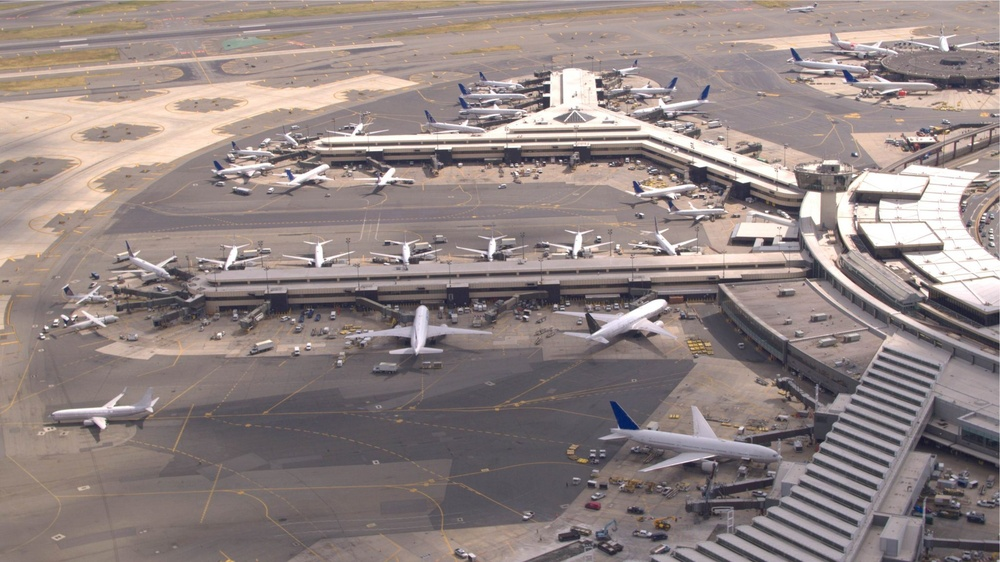
#> input picture ComputerVisionBasic/img/AirportImg.jpg, 1000 x 562 px, shrunk from 2048 x 1152 before the run, found by its file name
$ python PyApp6.py
#> lines starting #> are read from the running program, lines starting #| are printed output that depends on the picture; after the words box and inside, x2 and y2 are one past the last pixel; in counts of white or black regions, pixels touching at a corner belong together
import cv2 as cv
import numpy as np

def stretch(gray):
    min = gray.min()
    max = gray.max()
    change = 255 / (max - min)
    out = (gray - min) * change
    return out

def createIdealP(shape, D0):
    H = np.zeros(shape, dtype=np.float32)
    M,N = shape
    D0 = D0 * D0
    for u in range(M):
        for v in range(N):
            D = (u-M/2) **2 + (v-N/2)**2
            if D <= D0:
                H[u,v] = 1
    return H
def createIdealP_Circle(shape, D0):
    H = np.zeros(shape, dtype=np.uint8)
    M,N = shape
    cx = N//2
    cy = M//2
    cv.circle(H, (cx, cy), D0, 1, -1)
    return H

img = cv.imread(r'D:\ThuMucCuaTui\Programmer\PythonApp\img\AirportImg.jpg', 0)
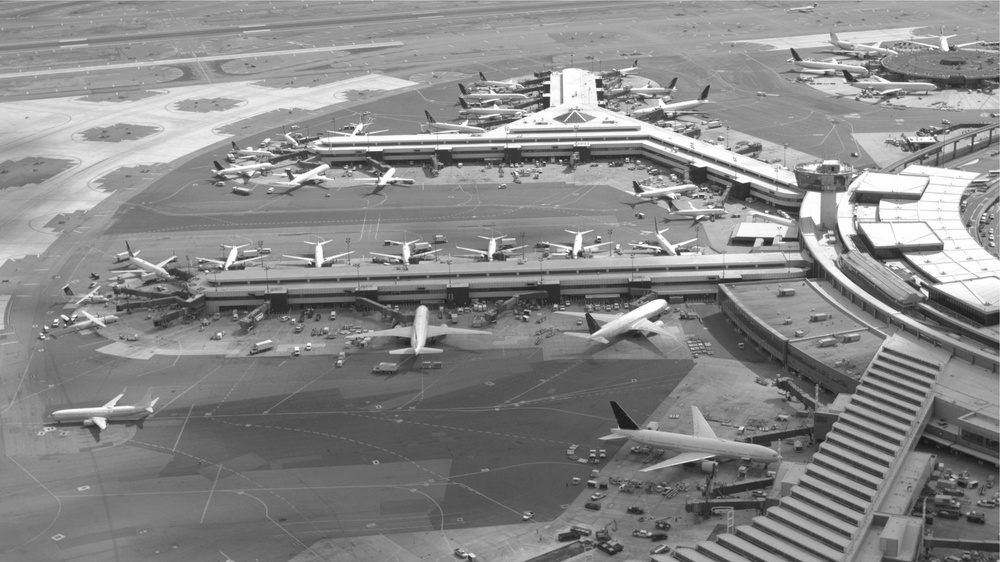
#> img: shape (562, 1000); min 21, max 255, mean 136.3
Fuv = np.fft.fft2(img)
Fuv = np.fft.fftshift(Fuv)
spaceF =np.log1p(np.abs(Fuv))
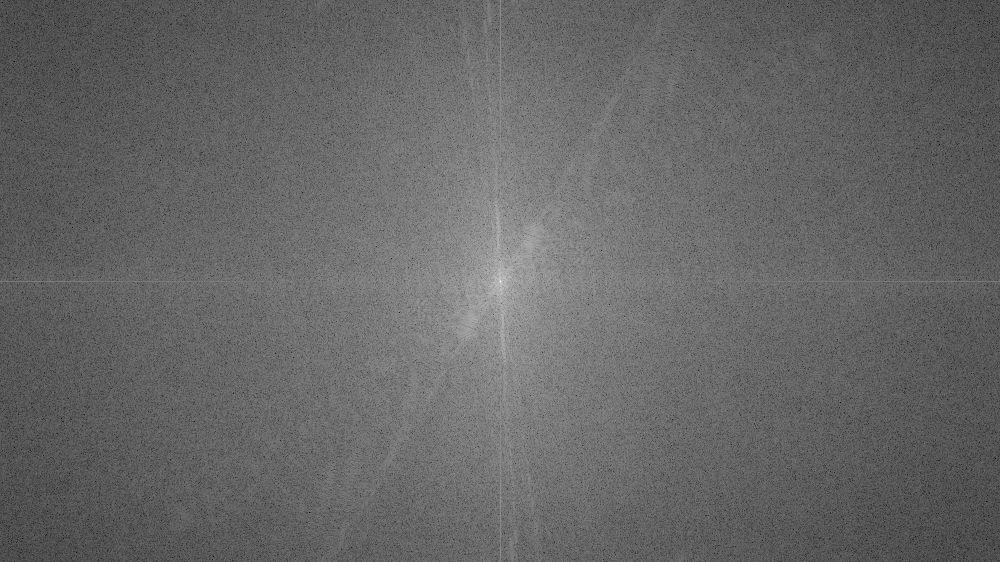
#> spaceF: shape (562, 1000) float64; min 1.65, max 18.15, mean 8.3; drawn with min black and max white
spaceF = np.clip(spaceF*5,0,255).astype(np.uint8)
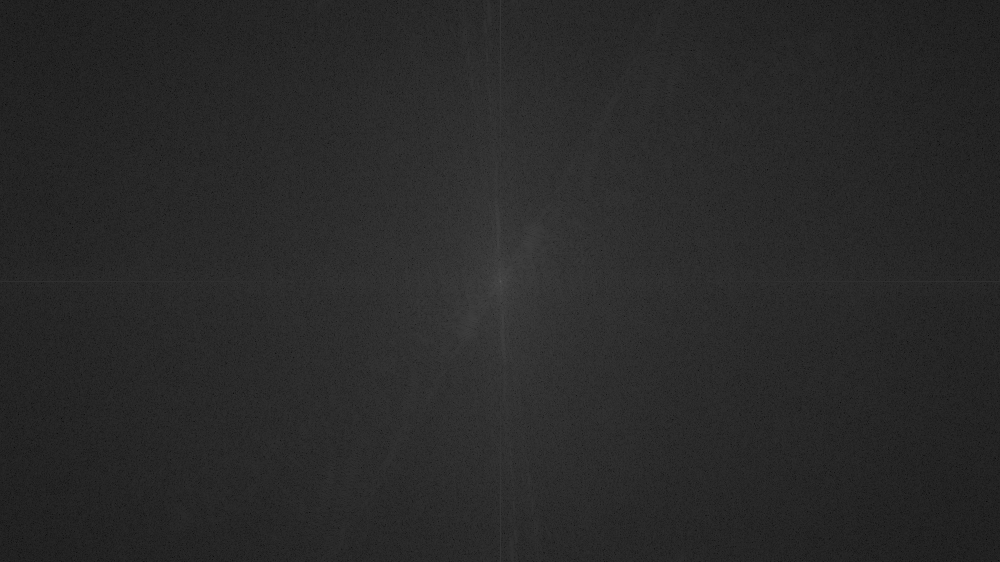
#> spaceF: shape (562, 1000); min 8, max 90, mean 41


cv.imshow('Original Image', img)
# cv.imshow('SpaceF', spaceF)
# cv.imshow('Stretch', stretch(spaceF))
D0 = 20
H = 1 - createIdealP_Circle(Fuv.shape, D0)
#> in createIdealP_Circle, `cv.circle(H, (cx, cy), D0, 1, -1)`:
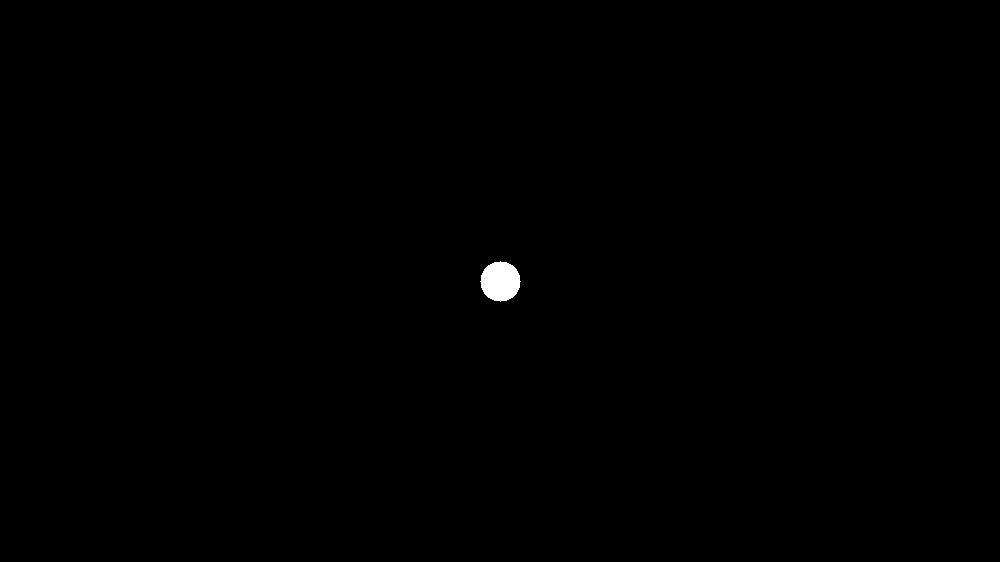
#> H: shape (562, 1000); values 0 (black) and 1 (white), 0.22% white; 1 white region, box (x1, y1, x2, y2) and area: (480, 261, 521, 302) 1257
Guv = Fuv * H
spaceG = np.log1p(np.abs(Guv))
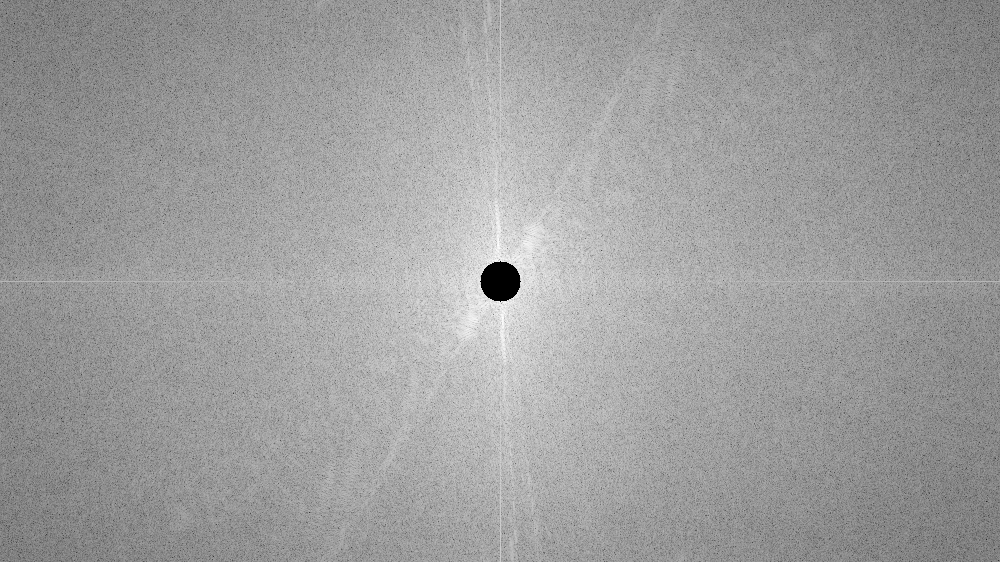
#> spaceG: shape (562, 1000) float64; min 0, max 13.33, mean 8.27; drawn with min black and max white
spaceG = np.clip(spaceG, 0, 255).astype(np.uint8)
# cv.imshow('Stretch', stretch(spaceF))

Guv = np.fft.ifftshift(Guv)
gxy = np.fft.ifft2(Guv)
gxy = np.clip(np.abs(gxy),0, 255).astype(np.uint8)
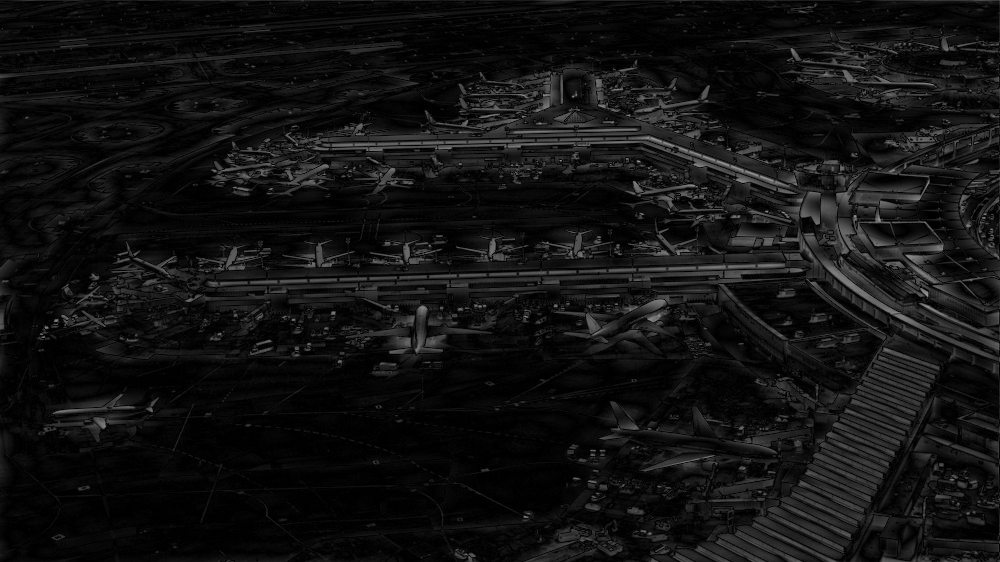
#> gxy: shape (562, 1000); min 0, max 156, mean 17.7
cv.imshow('Filtered Image', gxy)
cv.waitKey()
cv.destroyAllWindows()

$ run again, with ComputerVisionBasic/img/filemoi.jpg copied over ComputerVisionBasic/img/AirportImg.jpg
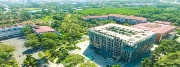
#> input picture ComputerVisionBasic/img/filemoi.jpg, 180 x 67 px, found by its file name
#> in createIdealP_Circle, `cv.circle(H, (cx, cy), D0, 1, -1)`:
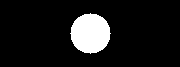
#> H: shape (67, 180); values 0 (black) and 1 (white), 10.4% white; 1 white region, box (x1, y1, x2, y2) and area: (70, 13, 111, 54) 1257
#> `gxy = np.clip(np.abs(gxy),0, 255).astype(np.uint8)`:
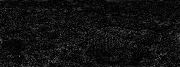
#> gxy: shape (67, 180); min 0, max 111, mean 16.8

$ run again, with ComputerVisionBasic/img/Beautiful.png saved as ComputerVisionBasic/img/AirportImg.jpg
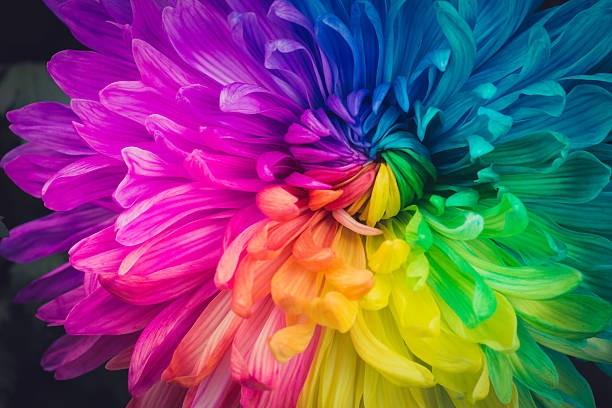
#> input picture ComputerVisionBasic/img/Beautiful.png, 612 x 408 px, found by its file name
#> H: shape (408, 612); values 0 (black) and 1 (white), 0.5% white; 1 white region, box (x1, y1, x2, y2) and area: (286, 184, 327, 225) 1257
#> `spaceG = np.log1p(np.abs(Guv))`:
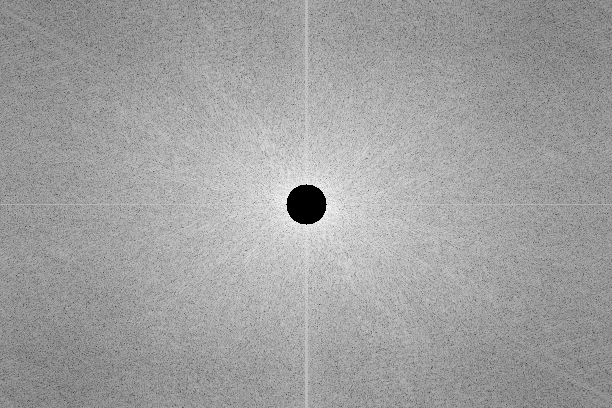
#> spaceG: shape (408, 612) float64; min 0, max 12.3, mean 7.74; drawn with min black and max white
#> `gxy = np.clip(np.abs(gxy),0, 255).astype(np.uint8)`:
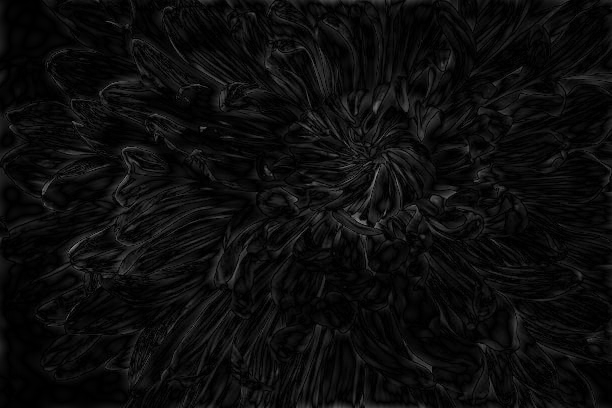
#> gxy: shape (408, 612); min 0, max 140, mean 12.2

$ run again, with ComputerVisionBasic/img/Birthday-Flowers-Colors.png saved as ComputerVisionBasic/img/AirportImg.jpg
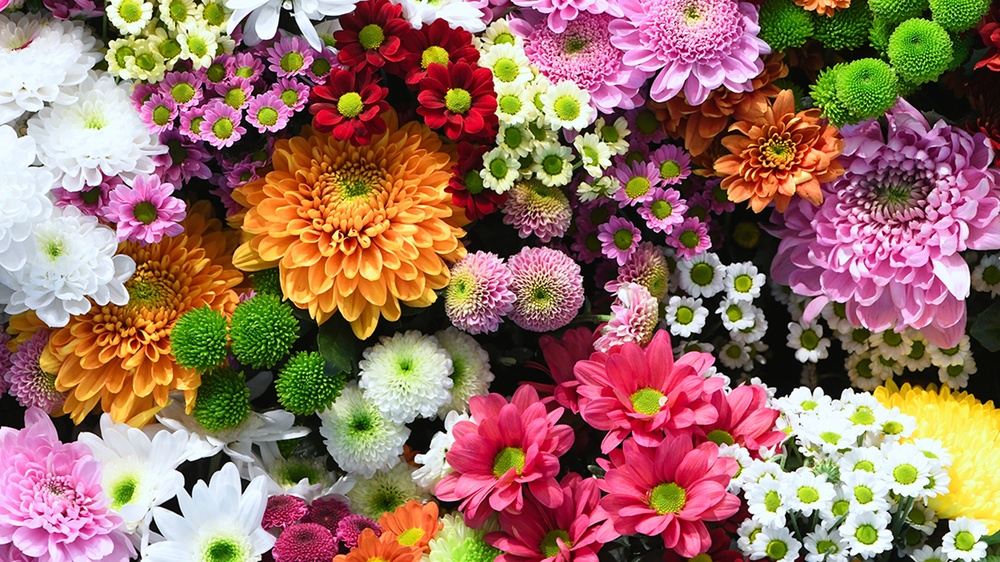
#> input picture ComputerVisionBasic/img/Birthday-Flowers-Colors.png, 1000 x 562 px, shrunk from 3840 x 2160 before the run, found by its file name
#> H: shape (562, 1000); values 0 (black) and 1 (white), 0.22% white; 1 white region, box (x1, y1, x2, y2) and area: (480, 261, 521, 302) 1257
#> `spaceG = np.log1p(np.abs(Guv))`:
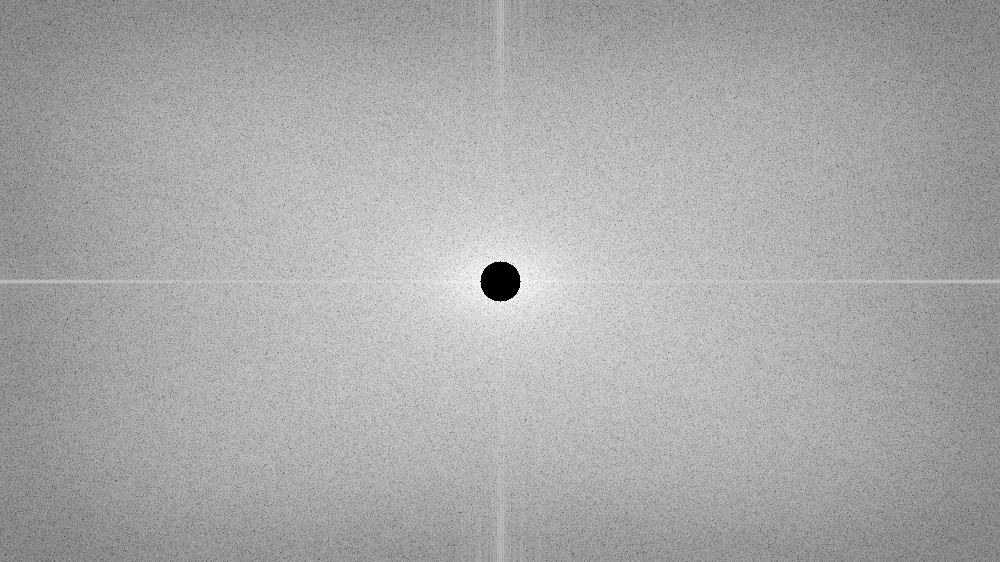
#> spaceG: shape (562, 1000) float64; min 0, max 13.51, mean 8.98; drawn with min black and max white
#> `gxy = np.clip(np.abs(gxy),0, 255).astype(np.uint8)`:
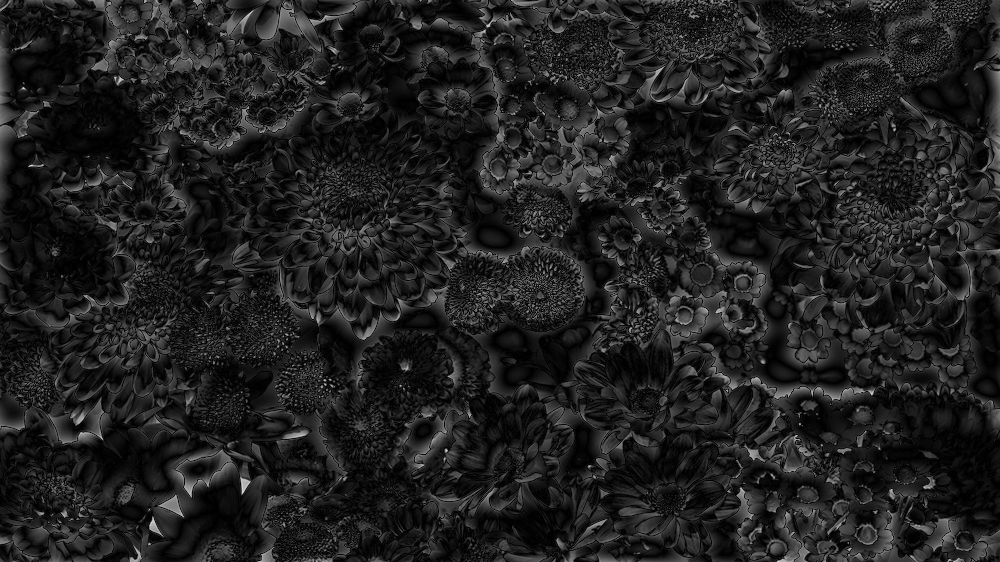
#> gxy: shape (562, 1000); min 0, max 219, mean 32.5
